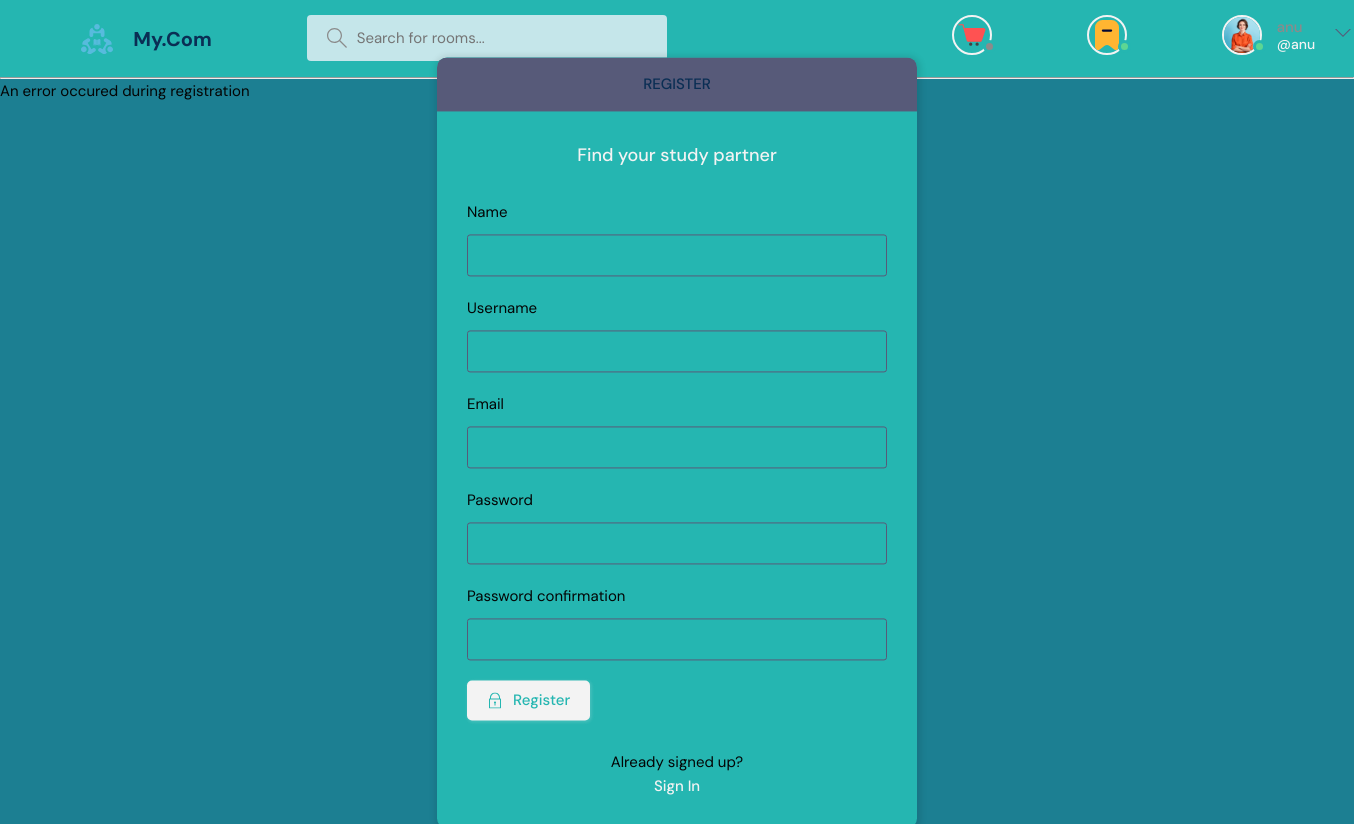
The page /register/ (signed in) on the database its author committed.
### chat/models.py (models this page shows)
class User(AbstractUser):
    name = models.CharField(max_length=200, null=True)
    email = models.EmailField(null=True, unique=True)
    bio = models.TextField(null=True)
    avatar = models.ImageField(null=True, default="avatar.svg")
    REQUIRED_FIELDS = []

### chat/views.py (the view, shortened to what this page needs)
# urls.py: path('register/', views.registerpage, name='register'),
def registerpage(request):
    form = MyUserCreationForm()
    messages.error(request, 'An error occured during registration')
    return render(request, 'login_register.html',{'form':form })

### chat/forms.py
class MyUserCreationForm(UserCreationForm):
    class Meta:
        model = User
        fields = ['name', 'username', 'email', 'password1', 'password2']

### chat/templates/login_register.html (shortened to what this page needs)
{% extends 'main.html' %}
{% block content %}
<main class="auth layout">
  {% if page == 'login' %}
  <div class="container">
    <div class="layout__box">
      <div class="layout__boxHeader">
        <div class="layout__boxTitle">
          <h3>Login</h3>
        </div>
      </div>
      <div class="layout__body">
        <h2 class="auth__tagline">Find your study partner</h2>
        <form class="form" action="" method="POST">
          {% csrf_token %}
          <div class="form__group form__group">
            <label for="room_name">Email</label>
            <input id="username" name="email" type="email" placeholder="Enter Email" />
          </div>
          <div class=" form__group">
            <label for="password">Password</label>
            <input id="password" name="password" type="password"
              placeholder="&bull;&bull;&bull;&bull;&bull;&bull;&bull;&bull;" />
          </div>
          <button class="btn btn--main" type="submit">
            <svg version="1.1" xmlns="http://www.w3.org/2000/svg" width="32" height="32" viewBox="0 0 32 32">
              <title>lock</title>
              <path
                d="M27 12h-1v-2c0-5.514-4.486-10-10-10s-10 4.486-10 10v2h-1c-0.553 0-1 0.447-1 1v18c0 0.553 0.447 1 1 1h22c0.553 0 1-0.447 1-1v-18c0-0.553-0.447-1-1-1zM8 10c0-4.411 3.589-8 8-8s8 3.589 8 8v2h-16v-2zM26 30h-20v-16h20v16z">
              </path>
              <path
                d="M15 21.694v4.306h2v-4.306c0.587-0.348 1-0.961 1-1.694 0-1.105-0.895-2-2-2s-2 0.895-2 2c0 0.732 0.413 1.345 1 1.694z">
              </path>
            </svg>
            Login
          </button>
        </form>
        <div class="auth__action">
          <p>Haven't signed up yet?</p>
          <a href="{% url 'register' %}" class="btn btn--link">Sign Up</a>
        </div>
      </div>
    </div>
  </div>
  {% else %}
  <div class="container">
    <div class="layout__box">
      <div class="layout__boxHeader">
        <div class="layout__boxTitle">
          <h3>Register</h3>
        </div>
      </div>
      <div class="layout__body">
        <h2 class="auth__tagline">Find your study partner</h2>
        <form class="form" action="" method="POST">
          {% for field in form %}
          <div class="form__group form__group">
            <label for="room_name">{{field.label}}</label>
            {{field}}
          </div>
          {% endfor %}
          <button class="btn btn--main" type="submit">
            Register
          </button>
        </form>
        <div class="auth__action">
          <p>Already signed up?</p>
          <a href="{% url 'login' %}" class="btn btn--link">Sign In</a>
        </div>
      </div>
    </div>
  </div>
  {% endif %}
</main>
{% endblock content %}

### chat/templates/nav.html (shortened to what this page needs)
{% load static %}
<header class="header header--loggedIn">
    <div class="container">
      <a href="{% url 'home' %}" class="header__logo">
        <img src="{% static 'images/logo.svg' %}" />
        <h1>My.Com</h1>
      </a>
      <form class="header__search" method="GET" action="{% url 'home' %}" >
        <label>
          <input name="q" placeholder="Search for rooms..." />
        </label>
      </form>
      {% if request.user.is_authenticated %}
      <div class="">
        <a href="{% url 'cart' %}">
          <div class="avatar avatar--medium ">
            <img src="{% static 'images/cart.svg' %}" />
          </div>
        </a>
      </div>
      <div class="">
        <a href="">
          <div class="avatar avatar--medium active">
            <img src="{% static 'images/wishlist.svg' %}" />
          </div>
        </a>
      </div>
      <nav class="header__menu">
        {% endif %}
        {% if request.user.is_authenticated %}
        <div class="header__user">
          <a href="{% url 'userprofile' request.user.id %}">
            <div class="avatar avatar--medium active">
              <img src="{{request.user.avatar.url}}" />
            </div>
            <p>{{request.user}} <span>@{{request.user}}</span></p>
          </a>
          <button class="dropdown-button">
            <svg version="1.1" xmlns="http://www.w3.org/2000/svg" width="32" height="32" viewBox="0 0 32 32">
              <title>chevron-down</title>
              <path d="M16 21l-13-13h-3l16 16 16-16h-3l-13 13z"></path>
            </svg>
          </button>
        </div>
        {% else %}
        <a href="{% url 'login' %}">
          <img src="./assets/avatar.svg" />
          <p>Login</p>
        </a>
        {% endif %}
      </nav>
    </div>
  </header>

### rows shown on the page
User: user.avatar (picture), user "anu"

### other values the page prints
{{ message }} "An error occured during registration"
{{ field.label }} "Name" "Username" "Email" "Password" "Password confirmation"
